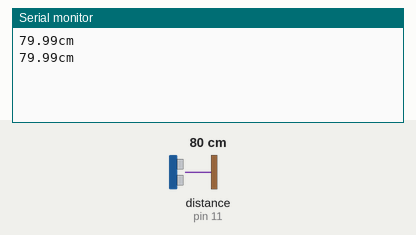
A sketch run on a simulated Arduino Uno, built with avr-gcc and run on an emulated ATmega328P. Parts: the last lines printed to the serial monitor. The test bench sets the inputs (shaded band); at power-on: distance to the obstacle (sensor on pin 11) 80 cm. The echo pulse lasts 58.3 µs per cm.

Above: at 1.8 s.
1.9 s: distance to the obstacle (sensor on pin 11) set to 2 cm
At 2.8 s:
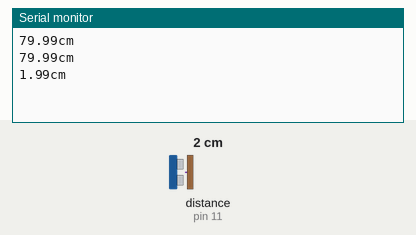
3.4 s: distance to the obstacle (sensor on pin 11) set to 4 cm
At 4.8 s:
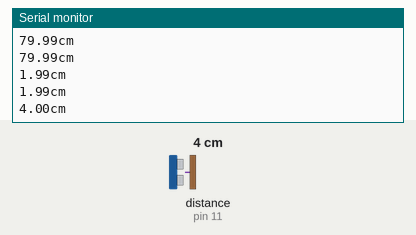
Timing chart, 0 to 6.4 s (numbered marks = the images above; inputs shaded):
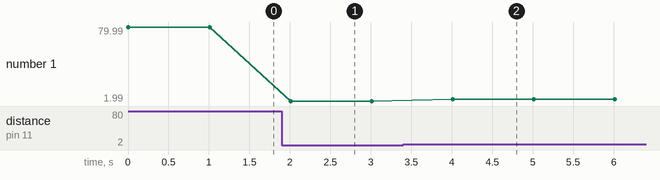

The sketch:

distance_getter.ino
```cpp
#define TRG 10
#define ECH 11
#define HIGHTIME 10

void setup() {
Serial.begin(9600);
pinMode(TRG, OUTPUT); //TRGピンを出力に設定
pinMode(ECH, INPUT); //ECHピンを入力に設定
}

void loop() {
int diff;
float dis;
digitalWrite(TRG,HIGH); //プルアップ抵抗を有効化
delayMicroseconds(HIGHTIME); //超音波とばす
digitalWrite(TRG, LOW); //プルアップ抵抗を無効化
diff = pulseIn(ECH, HIGH); //ECHピンに入力されるパルスを検出
dis = (float)diff * 0.01715;
Serial.print(dis); //距離を表示
Serial.println("cm"); //単位を表示
delay(1000);
}
```

Measured:
- after the input at 1.9 s, the serial monitor: prints a new line after 0.11 s (image 1)
- after the input at 3.4 s, the serial monitor: prints a new line after 0.61 s (image 2)
- plotted number 1: 79.99 → 1.99 after the input at 1.9 s, 1.99 → 4 after the input at 3.4 s
